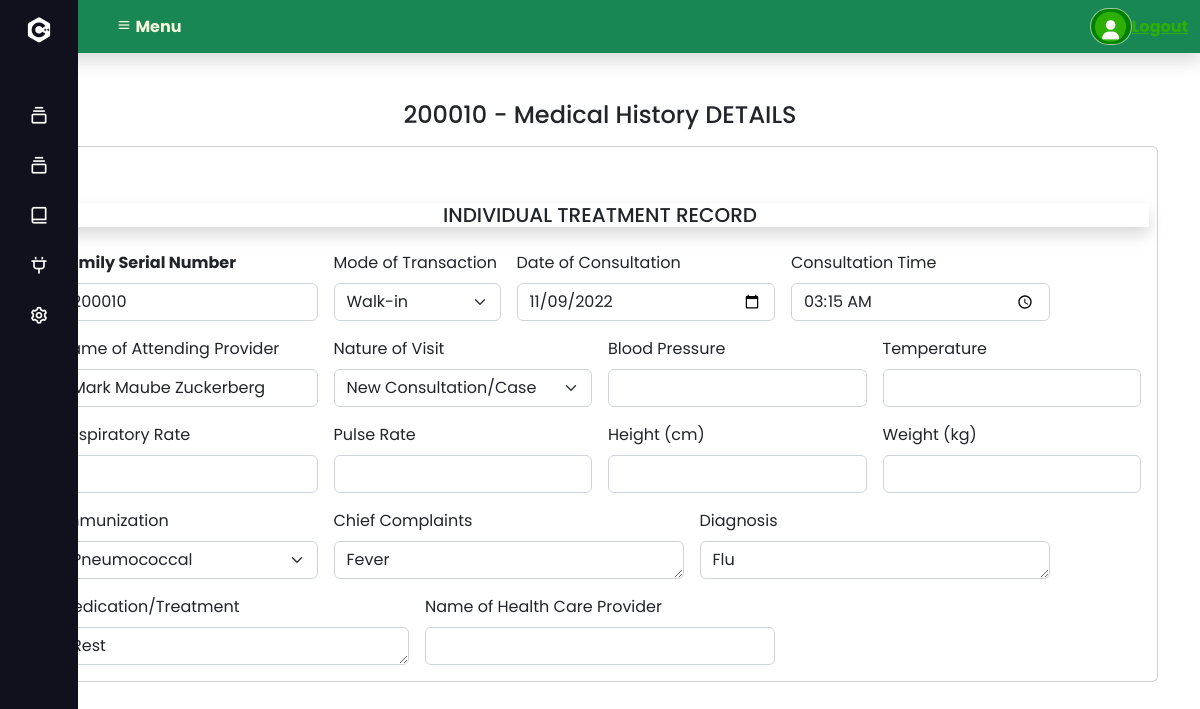
The app's page /view_immunization_itr.php?id=8 with its own data.
### tables this page shows
CREATE TABLE `tbl_adultimmunization_itr` (
  `id` int(11) NOT NULL AUTO_INCREMENT,
  `family_number` int(11) NOT NULL,
  `mode_of_transaction` varchar(15) NOT NULL,
  `date_consultation` varchar(20) DEFAULT NULL,
  `consultation_time` varchar(15) NOT NULL,
  `attending_provider` varchar(200) NOT NULL,
  `nature_visit` varchar(30) NOT NULL,
  `blood_pressure` varchar(20) NOT NULL,
  `temperature` varchar(20) NOT NULL,
  `respiratory_rate` varchar(20) NOT NULL,
  `pulse_rate` varchar(20) NOT NULL,
  `height` varchar(20) NOT NULL,
  `weight` varchar(20) NOT NULL,
  `immunization` varchar(200) NOT NULL,
  `chief_complaints` varchar(500) NOT NULL,
  `diagnosis` varchar(500) NOT NULL,
  `medical_treatment` varchar(500) NOT NULL,
  `name_healthprovider` varchar(200) NOT NULL,
  `added_at` date NOT NULL DEFAULT current_timestamp(),
  PRIMARY KEY (`id`)
);

### view_immunization_itr.php (the view, shortened to what this page needs)
<?php
   $con = connection();
   $id = $_GET['id'];
   $sql = "SELECT * FROM tbl_adultimmunization_itr WHERE id = '$id'";
   $medical_itr = $con->query($sql) or die ($con->error);
   $row = $medical_itr->fetch_assoc();
?>
<!DOCTYPE html>
<html lang="en">
<head>
    <link href="https://cdn.jsdelivr.net/npm/bootstrap@5.2.1/dist/css/bootstrap.min.css" rel="stylesheet">
    <link rel="stylesheet" href="assets/css/fontawesome.css">
    <link rel="stylesheet"  href="https://unpkg.com/boxicons@2.1.2/css/boxicons.min.css" />
</head>
<body>
  <nav class="navbar navbar-expand-md navbar-dark bg-success shadow pt-1.3 pb-1.3">
       <?php include('navbar.php'); ?>
    </nav>
  <section id="home">
        <?php include('navigation-bar.php'); ?>
  <h4 class="mt-5 justify-content-center text-center"><?php echo $row['family_number']; ?> - Medical History DETAILS</h4>
  <div class="container mt-3">
            <div class="card">
                <div class="card-body">
                    <form class="row g-3 mt-4" action="" method="post">
                        <h5 class="ITRtitle justify-content-center text-center shadow">INDIVIDUAL TREATMENT RECORD</h5>
                        <div class="col-md-3">
                            <label for="inputFamilySerial" class="form-label fw-bold">Family Serial Number</label>
                            <input type="text" class="form-control"  value="<?php echo $row['family_number']; ?>" name="familyserial" id="inputFamilySerial">
                        </div>
                        <div class="col-md-2">
                            <label for="inputTransaction" class="form-label">Mode of Transaction</label>
                            <select id="inputTransaction" name="transactionmode" class="form-select">
                              <option <?php echo ($row['mode_transaction'] == "Walk-in")? 'selected' : '' ?>>Walk-in</option>
                            </select>
                        </div>
                        <div class="col-3">
                            <label for="inputDateConsul" class="form-label">Date of Consultation</label>
                            <input type="date" value="<?php echo $row['date_consultation']; ?>" name="consultationdate" class="form-control" id="inputDateConsul" placeholder="mm/dd/yyyy">
                        </div>
                        <div class="col-3">
                            <label for="inputConsulTime" class="form-label">Consultation Time</label>
                            <input type="time" value="<?php echo $row['consultation_time']; ?>" name="consultationtime" class="form-control" id="inputConsulTime" placeholder="AM/PM">
                        </div>
                        <div class="col-3">
                            <label for="inputAttendingprovider" class="form-label">Name of Attending Provider</label>
                            <input type="text" value="<?php echo $row['attending_provider']; ?>" name="attendingprovider" class="form-control" id="inputAttendingprovider">
                        </div>
                        <div class="col-3">
                            <label for="inputNatureVisit" class="form-label">Nature of Visit</label>
                            <select id="inputNatureVisit" name="naturevisit" class="form-select">
                              <option <?php echo ($row['nature_visit'] == "New Consultation/Case")? 'selected' : '' ?>>New Consultation/Case</option>
                            </select>
                        </div>
                        <div class="col-3">
                            <label for="inputBloodPressure" class="form-label">Blood Pressure</label>
                            <input type="text" value="<?php echo $row['blood_pressure']; ?>"  name="bloodpressure" class="form-control" id="inputBloodPressure">
                        </div>
                        <div class="col-3">
                            <label for="inputTemperature" class="form-label">Temperature</label>
                            <input type="text" name="temperature" value="<?php echo $row['temperature']; ?>" class="form-control" id="inputTemperature">
                        </div>
                        <div class="col-3">
                            <label for="inputRespiratoryR" class="form-label">Respiratory Rate</label>
                            <input type="text" name="respiratoryrate" value="<?php echo $row['respiratory_rate']; ?>" class="form-control" id="inputRespiratoryR">
                        </div>
                        <div class="col-3">
                            <label for="inputPulseR" class="form-label">Pulse Rate</label>
                            <input type="text" name="pulserate" value="<?php echo $row['pulse_rate']; ?>" class="form-control" id="inputPulseR">
                        </div>
                        <div class="col-3">
                            <label for="inputHeight" class="form-label">Height (cm)</label>
                            <input type="text" name="height" value="<?php echo $row['height']; ?>" class="form-control" id="inputHeight">
                        </div>
                        <div class="col-3">
                            <label for="inputWeight" class="form-label">Weight (kg)</label>
                            <input type="text" name="weight" value="<?php echo $row['weight']; ?>" class="form-control" id="inputWeight">
                        </div>
                        <div class="col-3">
                          <label for="inputImmunization" class="form-label">Immunization</label>
                          <select id="inputImmunization"  name="adultimmunization" class="form-select">
                            <option <?php echo ($row['immunization'] == "Pneumococcal")? 'selected' : '' ?>>Pneumococcal</option>
                          </select>
                        </div>
                        <div class="col-4">
                            <label for="ChiefComplaints" class="form-label">Chief Complaints</label>
                            <textarea class="form-control" name="chiefcomplaints" id="ChiefComplaints" rows="1"><?php echo $row['chief_complaints']; ?></textarea>
                        </div>
                        <div class="col-4">
                            <label for="Diagnosis" class="form-label">Diagnosis</label>
                            <textarea class="form-control" name="diagnosis" id="Diagnosis" rows="1"><?php echo $row['diagnosis']; ?></textarea>
                        </div>
                        <div class="col-4">
                            <label for="MedicationTreatment" class="form-label">Medication/Treatment</label>
                            <textarea class="form-control" name="medicationtreatment" id="MedicationTreatment" rows="1"><?php echo $row['medical_treatment']; ?></textarea>
                        </div>
                        <div class="col-4">
                            <label for="inputHealthProvider" class="form-label">Name of Health Care Provider</label>
                            <input type="text" name="healthcareprovider" value="<?php echo $row['name_healthprovider']; ?>" class="form-control" id="inputHealthProvider">
                        </div>
                        <div class="col-4">
                    </form>
      </div>
    </div>
  </div>
</body>
</html>

### css/Sidebardesign.css (style rules this page uses)
* { margin: 0; padding: 0; box-sizing: border-box; font-family: 'Poppins', sans-serif; }

### records on screen
tbl_adultimmunization_itr: family_number "200010", familyserial "200010", consultationdate "11/09/2022", consultationtime "03:15", attendingprovider "Mark Maube Zuckerberg", naturevisit "New Consultation/Case", chiefcomplaints "Fever", diagnosis "Flu", medicationtreatment "Rest"
